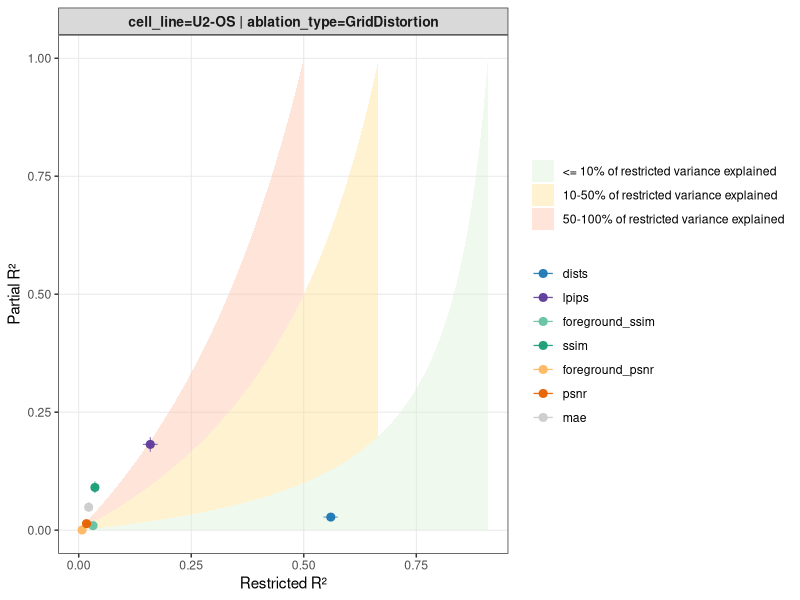
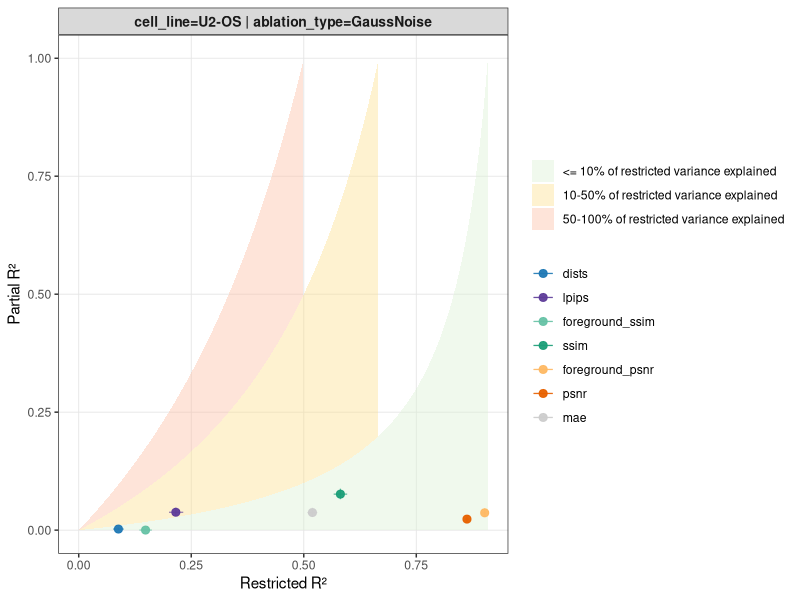
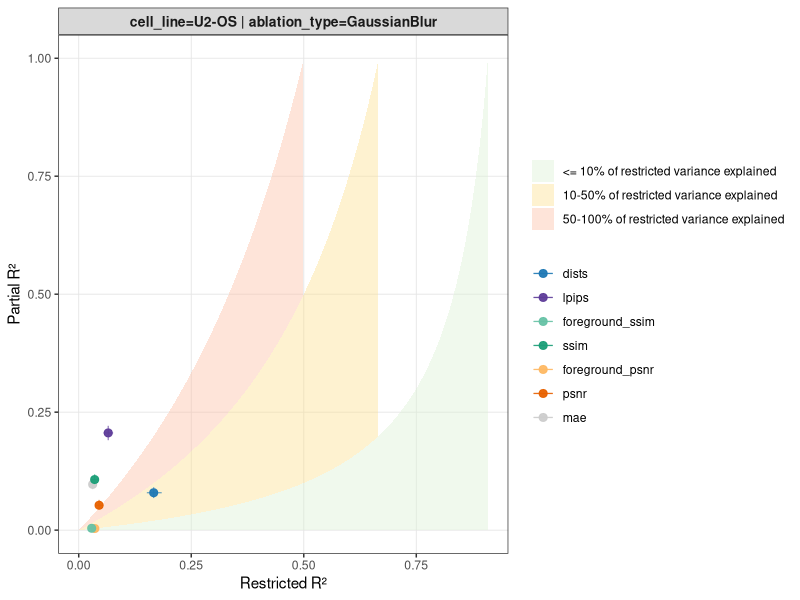
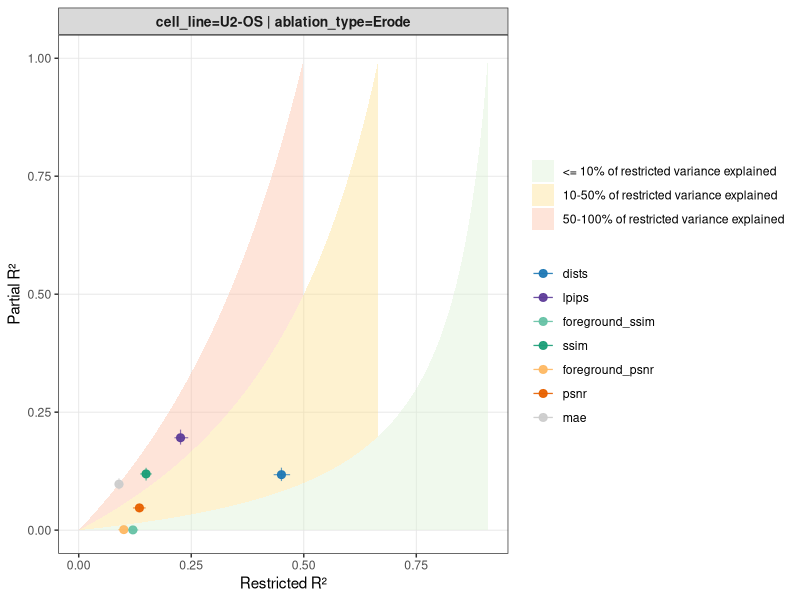
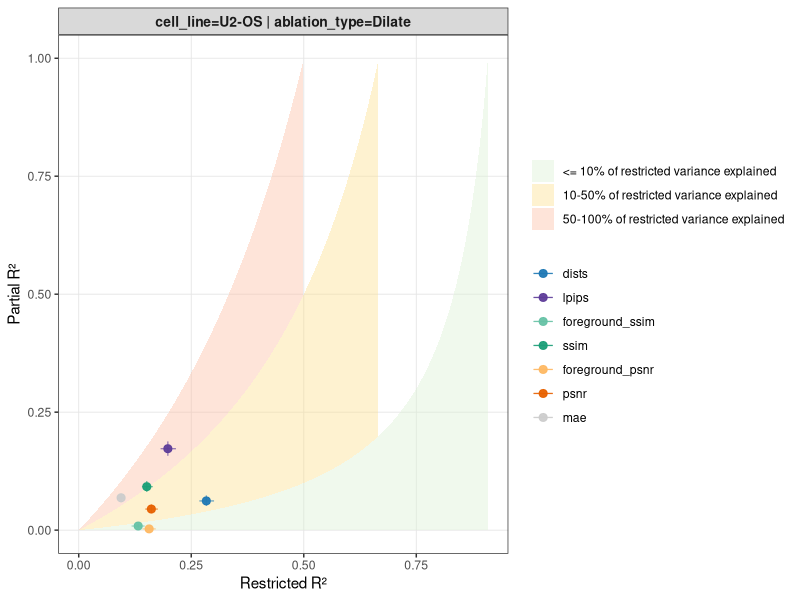
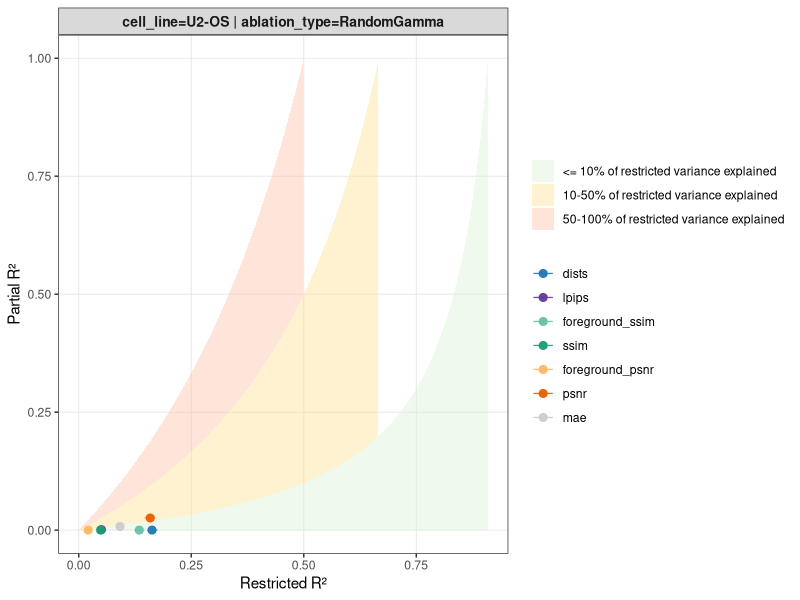
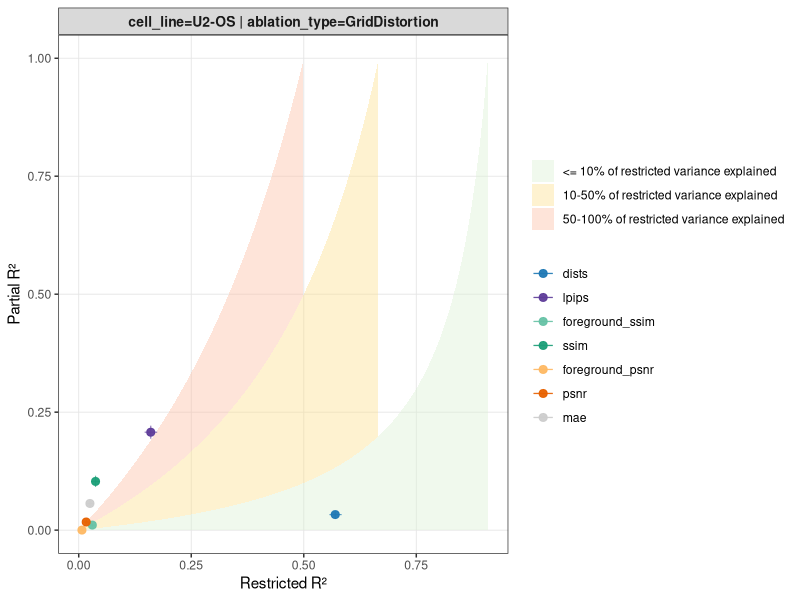
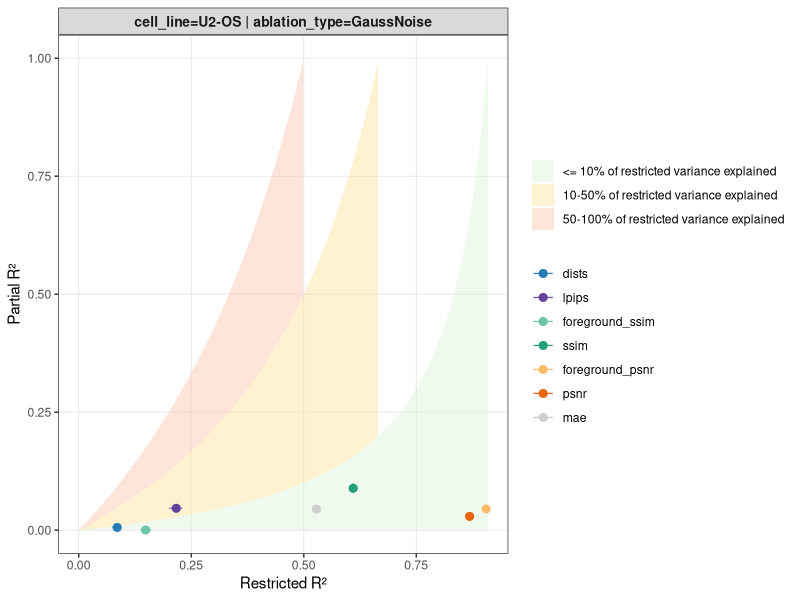

The R script that drew these images, in order:
# -*- coding: utf-8 -*-
# ---
# jupyter:
#   jupytext:
#     text_representation:
#       extension: .R
#       format_name: percent
#       format_version: '1.3'
#       jupytext_version: 1.19.1
#   kernelspec:
#     display_name: R
#     language: R
#     name: ir
# ---

# %% [markdown]
# # Generates metric ablation analysis figure and save as single panels
# Mirrors the visualization in 2.3, except drawn in R

# %% vscode={"languageId": "r"}
library(readr)
library(dplyr)
library(ggplot2)
library(tidyr)
library(stringr)
library(purrr)

# %% vscode={"languageId": "r"}
bootstrap_results = list(
    plate1_u2os_nest_confluence = read_csv("./results/boot_res_plate1_u2os_nest_confluence.csv", show_col_types = FALSE),
    plate2_u2os_nest_confluence = read_csv("./results/boot_res_plate2_u2os_nest_confluence.csv", show_col_types = FALSE),
    u2os_conf8000_nest_plate = read_csv("./results/boot_res_u2os_conf8000_nest_plate.csv", show_col_types = FALSE),
    all_conf8000_nest_cell = read_csv("./results/boot_res_all_conf8000_nest_cell_line_pool_plate.csv", show_col_types = FALSE)
)

bootstrap_panel_cols = list(
    plate1_u2os_nest_confluence = c("cell_line", "ablation_type"),
    plate2_u2os_nest_confluence = c("cell_line", "ablation_type"),
    u2os_conf8000_nest_plate = c("cell_line", "ablation_type"),
    all_conf8000_nest_cell = c("ablation_type")
)

# %% vscode={"languageId": "r"}
summary(select(bootstrap_results[["plate1_u2os_nest_confluence"]], partial_r2_x2, r2_restricted))

# %% vscode={"languageId": "r"}
# unique ablation types
ablation_types <- unique(bootstrap_results[["plate1_u2os_nest_confluence"]]$ablation_type)
print(ablation_types)

# %% vscode={"languageId": "r"}
plot_partial_r2_vs_r2 <- function(
  boot_res,
  panel_cols,
  hue_col = "metric_name",
  partial_col = "partial_r2_x2",
  r2_col = "r2_restricted",
  partial_label = NULL,
  r2_label = NULL,
  n_cols = 3,
  title_wrap_width = 48,
  metric_palette = NULL,
  metric_order = NULL,
  band_fills = c(
    "<= 10% of restricted variance explained" = "#d9f0d3",
    "10-50% of restricted variance explained" = "#fee08b",
    "50-100% of restricted variance explained" = "#fcbba1"
  ),
  shade_alpha = 0.22,
  show_band_legend = TRUE,
  free_scales = "fixed"
) {
  # --------------------------
  # 1. Aggregate mean and 95% CI
  # --------------------------
  group_cols <- c(panel_cols, hue_col)

  grouped_stats <- boot_res %>%
    group_by(across(all_of(group_cols))) %>%
    summarise(
      partial_r2_mean  = mean(.data[[partial_col]], na.rm = TRUE),
      partial_r2_lower = quantile(.data[[partial_col]], 0.025, na.rm = TRUE),
      partial_r2_upper = quantile(.data[[partial_col]], 0.975, na.rm = TRUE),
      r2_restricted_mean  = mean(.data[[r2_col]], na.rm = TRUE),
      r2_restricted_lower = quantile(.data[[r2_col]], 0.025, na.rm = TRUE),
      r2_restricted_upper = quantile(.data[[r2_col]], 0.975, na.rm = TRUE),
      .groups = "drop"
    )

  # --------------------------
  # 2. Build facet labels from panel columns
  # --------------------------
  grouped_stats <- grouped_stats %>%
    mutate(
      panel_label = pmap_chr(
        select(., all_of(panel_cols)),
        function(...) {
          vals <- list(...)
          txt <- paste(
            purrr::map2_chr(panel_cols, vals, ~ paste0(.x, "=", .y)),
            collapse = " | "
          )
          str_wrap(txt, width = title_wrap_width)
        }
      )
    )

  if (!is.null(metric_order)) {
    grouped_stats[[hue_col]] <- factor(
      grouped_stats[[hue_col]],
      levels = metric_order
    )
  }

  # --------------------------
  # 3. Build shaded threshold regions only
  # partial R² = (c * x) / (1 - x)
  # --------------------------
  x_all <- seq(0.001, 0.999, length.out = 800)

  curve_fun <- function(r, x) {
    y <- (r * x) / (1 - x)
    x_max <- 1 / (1 + r)
    y[x >= x_max] <- NA_real_
    y
  }

  band_df <- tibble::tibble(
    x = x_all,
    y10 = curve_fun(0.1, x_all),
    y50 = curve_fun(0.5, x_all),
    y100 = curve_fun(1.0, x_all)
  )

  band_low <- band_df %>%
    transmute(
      x = x,
      ymin = 0,
      ymax = y10,
      band = "<= 10% of restricted variance explained"
    ) %>%
    filter(!is.na(ymax))

  band_mid <- band_df %>%
    transmute(
      x = x,
      ymin = y10,
      ymax = y50,
      band = "10-50% of restricted variance explained"
    ) %>%
    filter(!is.na(ymin), !is.na(ymax))

  band_high <- band_df %>%
    transmute(
      x = x,
      ymin = y50,
      ymax = y100,
      band = "50-100% of restricted variance explained"
    ) %>%
    filter(!is.na(ymin), !is.na(ymax))

  band_plot_df <- bind_rows(band_low, band_mid, band_high) %>%
    mutate(
      band = factor(
        band,
        levels = c(
          "<= 10% of restricted variance explained",
          "10-50% of restricted variance explained",
          "50-100% of restricted variance explained"
        )
      )
    )

  # --------------------------
  # 4. Default axis labels
  # --------------------------
  if (is.null(partial_label)) {
    partial_label <- paste0("Partial R² (", partial_col, ")")
  }
  if (is.null(r2_label)) {
    r2_label <- paste0("Restricted R² (", r2_col, ")")
  }

  # --------------------------
  # 5. Validate free_scales
  # --------------------------
  allowed_scales <- c("fixed", "free", "free_x", "free_y")
  if (!(free_scales %in% allowed_scales)) {
    stop("free_scales must be one of: ", paste(allowed_scales, collapse = ", "))
  }

  # --------------------------
  # 6. Base plot
  # --------------------------
  p <- ggplot(
    grouped_stats,
    aes(
      x = r2_restricted_mean,
      y = partial_r2_mean,
      color = .data[[hue_col]]
    )
  ) +
    geom_ribbon(
      data = band_plot_df,
      aes(x = x, ymin = ymin, ymax = ymax, fill = band),
      inherit.aes = FALSE,
      alpha = shade_alpha,
      color = NA
    ) +
    geom_errorbar(
      aes(
        ymin = partial_r2_lower,
        ymax = partial_r2_upper
      ),
      width = 0,
      alpha = 0.7,
      linewidth = 0.4
    ) +
    geom_segment(
      aes(
        x = r2_restricted_lower,
        xend = r2_restricted_upper,
        y = partial_r2_mean,
        yend = partial_r2_mean
      ),
      alpha = 0.7,
      linewidth = 0.4
    ) +
    geom_point(size = 2.4, alpha = 0.95) +
    facet_wrap(~ panel_label, ncol = n_cols, scales = free_scales) +
    labs(
      x = r2_label,
      y = partial_label,
      color = NULL,
      fill = NULL
    ) +
    coord_cartesian(
      xlim = c(0, NA),
      ylim = c(0, NA),
      expand = TRUE
    ) +
    theme_bw(base_size = 11) +
    theme(
      panel.grid.minor = element_blank(),
      panel.grid.major = element_line(color = "grey90", linewidth = 0.3),
      strip.text = element_text(size = 10, face = "bold"),
      legend.position = "right"
    )

  # --------------------------
  # 7. Metric color palette
  # --------------------------
  if (!is.null(metric_order)) {
    hue_levels <- metric_order
  } else {
    hue_levels <- sort(unique(as.character(grouped_stats[[hue_col]])))
  }

  if (!is.null(metric_palette)) {
    if (is.null(names(metric_palette))) {
      if (length(metric_palette) < length(hue_levels)) {
        stop("Unnamed metric_palette must have at least as many colors as hue levels.")
      }
      names(metric_palette) <- hue_levels
    }
    p <- p + scale_color_manual(
      values = metric_palette,
      breaks = hue_levels
    )
  } else {
    default_metric_cols <- scales::hue_pal()(length(hue_levels))
    names(default_metric_cols) <- hue_levels
    p <- p + scale_color_manual(
      values = default_metric_cols,
      breaks = hue_levels
    )
  }

  p <- p + scale_fill_manual(
    values = band_fills,
    drop = FALSE
  )

  if (!show_band_legend) {
    p <- p + guides(fill = "none")
  }

  return(p)
}

# %% vscode={"languageId": "r"}
metric_pal <- c(
  "lpips"   = "#5E3C99",  # deep purple
  "dists"   = "#1F78B4",  # strong blue

  "ssim"    = "#1B9E77",  # green
  "foreground_ssim" = "#66C2A5",  # lighter related green

  "psnr"    = "#E66101",  # orange
  "foreground_psnr" = "#FDB863",   # lighter related orange

  "mae" = "#CCCCCC"  # gray
)

for (analysis_name in names(bootstrap_results)) {

  for (ablation_type in ablation_types) {

    p <- plot_partial_r2_vs_r2(
      boot_res = bootstrap_results[[analysis_name]] %>% filter(ablation_type == !!ablation_type),
      panel_cols = bootstrap_panel_cols[[analysis_name]],
      hue_col = "metric_name",
      partial_col = "partial_r2_x2",
      r2_col = "r2_restricted",
      partial_label = "Partial R²",
      r2_label = "Restricted R²",
      n_cols = 1,
      shade_alpha = 0.4,
      free_scales = "free",
      metric_palette = metric_pal,
      metric_order = c("dists", "lpips", "foreground_ssim", "ssim", "foreground_psnr", "psnr", "mae")
    )

    ggsave(
      paste0(
        "./plots/fig_panels/",
        analysis_name,
        "_", 
        ablation_type, 
        ".pdf"
      ),
      p,
      width = 7.5,
      height = 4.5,
    )

  }

}
